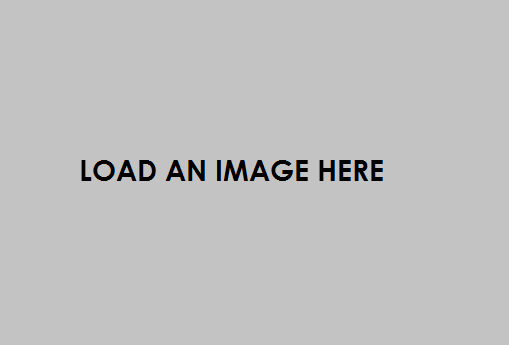
%> input picture dft.png, 509 x 345 px
$ octave --eval "result = use_canny('dft.png');"   (GNU Octave 9; MATLAB toolbox functions it lacks are replaced by stand-ins)
%> lines starting %> are read from the running program, lines starting %| are printed output that depends on the picture; in (x1, y1, x2, y2) boxes, pixels count from 0 and x2, y2 are one past the last pixel; in counts of white or black regions, pixels touching at a corner belong together; the program's own positions count from 1
%> in use_canny, img is the input picture: size 345x509x3 uint8; mean R, G, B 192, 192, 191.9
### canny.m
function sFinal = canny(img, mLow, mHigh, sig)
%> called with mLow = 1, mHigh = 0.5, sig = 2.5
% Canny edge detector
%%%%%%%%%%%%%%%%%%%%%%%%%%%%%%%%%%%%%%%%%%%%%%%%%%%%%%%%%%%%%%%%%%%%%%%%%%%%%%%%%%%%%%%
% function  [sFinal, thresh] =canny(img, mLow, mHigh, sig)
% Applies the canny edge detection algo to the given image
%  img  : the given image (matrix) in color or B/W
%  mLow : the threshold is set adaptively: low_threshold = mLow* mean_intensity(im_gradient)
%  mHigh: the threshol is set adaptively: high_threshold= mHigh*low_threshold
%  sig  : the value of sigma for the derivative of gaussian operator
%
% The default values for (sig, mLow, mHigh) are (1, 0.5, 2.5)
% The function displays the image and also returns:
%  sFinal       : the final (B/W) image with edges
%  thresh       :  =[lowT, highT] the actual low and high thresholds used
%
%%%%%%%%%%%%%%%%%%%%%%%%%%%%%%%%%%%%%%%%%%%%%%%%%%%%%%%%%%%%%%%%%%%%%%%%%%%%%%%%%%%%%%%%

%%%%%%%%%%%%%%%%%%%%%%%%%%%%%%%%%%%%%%%%%%%%%%%%%%%%%%%%%%%%%%%%%%%%%%%%%%%%%%%%%%%%%%%%
% CS223b HW# 1a: Canny Edge Detector
% Rohit Singh & Mitul Saha:  {rohitsi, mitul}@stanford.edu
%
% Good parameters:
%     elephant.jpg :  canny(eim,  1.5, 2.6, 1)
%     macbeth.jpg  :  canny(mim, .1, 9, 2); recognises 21 of 24 squares
%     hecface.jpg  :  canny(him, .6, 3, 1); or canny(him, .4,3.5,1);
%%%%%%%%%%%%%%%%%%%%%%%%%%%%%%%%%%%%%%%%%%%%%%%%%%%%%%%%%%%%%%%%%%%%%%%%%%%%%%%%%%%%%%%%

if (nargin < 1)
  error(' Need a NxNx3 or NxN image matrix');
elseif (nargin ==1)
  mLow = 0.5; mHigh = 2.5; sig = 1;
elseif (nargin == 2)
  mHigh = 2.5; sig = 1;
elseif (nargin == 3)
  sig = 1;
end


% [7 lines of commented-out code are left out]

origImage = img;

if (ndims(img)==3)
  img =double(rgb2gray(img));
%> img: size 345x509 double
end

%smoothen ??
%G = gauss(sig);
%img = conv2(img, G'*G,'same');

%CONVOLUTION WITH DERIVATIVE OF GAUSSIAN

dG=dgauss(sig);

[dummy, filterLen] = size(dG);
offset = (filterLen-1)/2;

sy = conv2(img, dG ,'same');
sx = conv2(img, dG','same');

[m, n]=size(img);
%> m = 345; n = 509

% crop off the boundary parts...the places where the convolution was partial
sx = sx(offset+1:m-offset, offset+1:n-offset);
%> sx: size 329x493 double
sy = sy(offset+1:m-offset, offset+1:n-offset);
%> sy: size 329x493 double

% norm of gradient
sNorm = sqrt( sx.^2 + sy.^2 );

% direction of gradient
sAngle = atan2( sy, sx) * (180.0/pi);
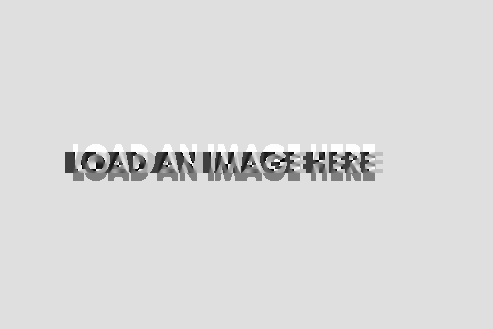
%> sAngle: size 329x493 double; min -179.7, max 180, mean 128.6; drawn with min black and max white

% handle divide by zero....
sx(sx==0) = 1e-10;
%> sx: size 329x493 double; min -30.63, max 30.63, mean 0; mean of the top-left, top-right, bottom-left and bottom-right quarters -0.3, -0.3, 0.3, 0.3
sSlope = abs(sy ./ sx);

sAorig = sAngle;

%for us, x and x-pi are the same....
y = sAngle < 0;
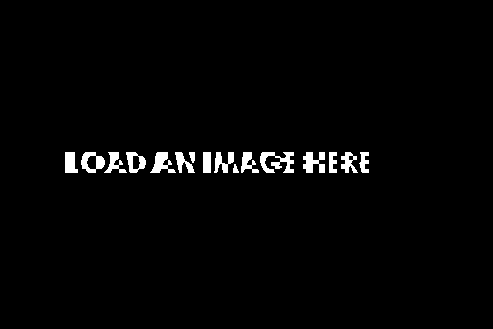
%> y: size 329x493 logical; 2% white; 16 white regions, largest, box (x1, y1, x2, y2) and area: (260, 152, 294, 173) 398, (303, 152, 325, 173) 300, (150, 152, 176, 173) 282
sAngle = sAngle + 180*y;
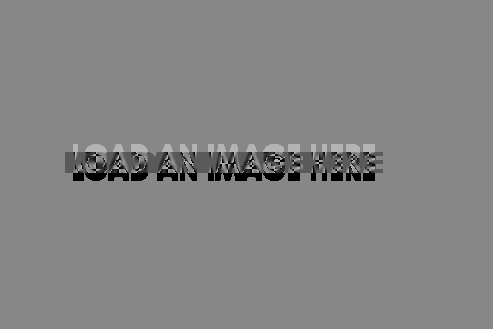
%> sAngle: size 329x493 double; min 4.15e-15, max 180, mean 132.2

% bin the angles into 4 principal directions
% 0-45 45-90 90-135 135-180

binDist =    [-inf 45 90 135 inf];

[dummy, b] = histc(sAngle,binDist);

sDiscreteAngles = b;
[m,n] = size(sDiscreteAngles);
%> m = 329; n = 493

% each pixel is set to either 1,2,3 or 4
% set the boundary pixels to 0, so we don't count them in analysis...
sDiscreteAngles(1,:) = 0;
%> sDiscreteAngles: size 329x493 double; min 0, max 4, mean 3.9
sDiscreteAngles(end,:)=0;
%> sDiscreteAngles: size 329x493 double; min 0, max 4, mean 3.88
sDiscreteAngles(:,1) = 0;
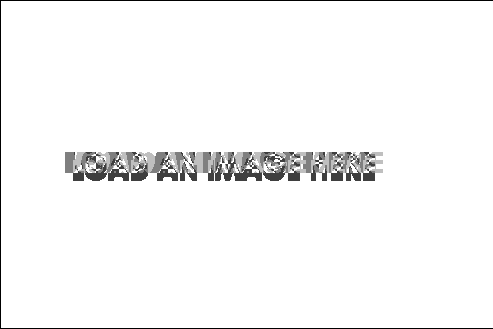
%> sDiscreteAngles: size 329x493 double; min 0, max 4, mean 3.88; mean of the top-left, top-right, bottom-left and bottom-right quarters 3.88, 3.91, 3.83, 3.88; drawn with min black and max white
sDiscreteAngles(:,end) = 0;
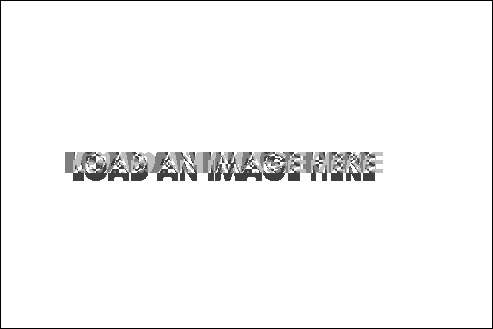
%> sDiscreteAngles: size 329x493 double; 0.2% of pixels changed, all inside (x1, y1, x2, y2) = (492, 1, 493, 328); drawn with min black and max white

sEdgepoints = zeros(m,n);

sFinal = sEdgepoints;

lowT  = mLow * mean(sNorm(:));
%> lowT = 0.891
highT = mHigh * lowT;
%> highT = 0.445


% NON-MAXIMAL SUPPRESSION

% for each kind of direction, interpolate.... and see if the current point is
% is the local maximum in that direction

%in the following comments, assume that we are currently at (0,0) and
%we have to interpolate from the 8 surrounding pixels, also, we are
%using MATLAB's single index feature...

%gradient direction: 0-45 i.e. gradDir =1
gradDir = 1;
indxs = find(sDiscreteAngles == gradDir);
%> indxs = 2670 values from 24191 to 123227
slp = sSlope(indxs);
%> slp = 2670 values, max 1 at index 290, min 7.25e-17 at index 12, mean 0.189

% interpolate between (1,1) and (1,0)
% gDiff1 = Gy/Gx*(magtd(0,0) - magtd(1,1)) + (1- Gy/Gx)*(magtd(0,0)-magtd(1,0))
gDiff1 = slp.*(sNorm(indxs)-sNorm(indxs+m+1)) + (1-slp).*(sNorm(indxs)-sNorm(indxs+1));
%> gDiff1 = 2670 values, max 31.69 at index 710, min -27.38 at index 1798, mean 2.63

% interpolate between (-1,-1) and (-1,0)
% gDiff2 = Gy/Gx*(magtd(0,0) - magtd(-1,-1)) +  (1- Gy/Gx)*(magtd(0,0)-magtd(-1,0))
gDiff2 = slp.*(sNorm(indxs)-sNorm(indxs-m-1)) + (1-slp).*(sNorm(indxs)-sNorm(indxs-1));
%> gDiff2 = 2670 values, max 28.53 at index 1733, min -27 at index 146, mean -1.83

okIndxs = indxs( gDiff1 >=0 & gDiff2 >= 0);
%> okIndxs = 339 values from 24499 to 122233
sEdgepoints(okIndxs) = 1;
%> sEdgepoints: size 329x493 double; values 0 (black) and 1 (white), 0.21% white in thin lines or dots, all inside (x1, y1, x2, y2) = (74, 152, 372, 176)


%gradient direction: 45-90 i.e. gradDir =2
gradDir = 2;
indxs = find(sDiscreteAngles == gradDir);
%> indxs = 2259 values from 21538 to 123219
invSlp = 1 ./ sSlope(indxs);
%> invSlp = 2259 values, max 1 at index 1468, min 7.77e-17 at index 513, mean 0.243

% interpolate between (1,1) and (0,1)
% gDiff1 = (Gx/Gy)*(magtd(0,0) - magtd(1,1)) + (1- Gx/Gy)*(magtd(0,0)-magtd(0,1))
gDiff1 =   invSlp.*(sNorm(indxs)-sNorm(indxs+m+1)) + (1-invSlp).*(sNorm(indxs)-sNorm(indxs+m));
%> gDiff1 = 2259 values, max 29.34 at index 1473, min -28.36 at index 336, mean -1.77

% interpolate between (-1,-1) and (0,-1)
% gDiff2 = (Gx/Gy)*(magtd(0,0) - magtd(-1,-1)) + (1- Gx/Gy)*(magtd(0,0)-magtd(0,-1))
gDiff2 =   invSlp.*(sNorm(indxs)-sNorm(indxs-m-1)) + (1-invSlp).*(sNorm(indxs)-sNorm(indxs-m));
%> gDiff2 = 2259 values, max 36.62 at index 609, min -25.1 at index 350, mean 2.59

okIndxs = indxs( gDiff1 >=0 & gDiff2 >= 0);
%> okIndxs = 353 values from 23843 to 123219
sEdgepoints(okIndxs) = 1;


%gradient direction: 90-135 i.e. gradDir =3
gradDir = 3;
indxs = find(sDiscreteAngles == gradDir);
%> indxs = 2232 values from 24178 to 125851
invSlp = 1 ./ sSlope(indxs);
%> invSlp = 2232 values, max 0.999 at index 502, min 1.74e-18 at index 1003, mean 0.26

% interpolate between (-1,1) and (0,1)
% gDiff1 = (Gx/Gy)*(magtd(0,0) - magtd(-1,1)) + (1- Gx/Gy)*(magtd(0,0)-magtd(0,1))
gDiff1 =   invSlp.*(sNorm(indxs)-sNorm(indxs+m-1)) + (1-invSlp).*(sNorm(indxs)-sNorm(indxs+m));
%> gDiff1 = 2232 values, max 31.87 at index 1399, min -31.01 at index 495, mean 2.37

% interpolate between (1,-1) and (0,-1)
% gDiff2 = (Gx/Gy)*(magtd(0,0) - magtd(1,-1)) + (1- Gx/Gy)*(magtd(0,0)-magtd(0,-1))
gDiff2 =   invSlp.*(sNorm(indxs)-sNorm(indxs-m+1)) + (1-invSlp).*(sNorm(indxs)-sNorm(indxs-m));
%> gDiff2 = 2232 values, max 31.97 at index 1410, min -27.16 at index 1681, mean -1.55

okIndxs = indxs( gDiff1 >=0 & gDiff2 >= 0);
%> okIndxs = 361 values from 24187 to 123217
sEdgepoints(okIndxs) = 1;
%> sEdgepoints: size 329x493 double; values 0 (black) and 1 (white), 0.65% white in thin lines or dots, all inside (x1, y1, x2, y2) = (72, 152, 375, 176)


%gradient direction: 135-180 i.e. gradDir =4
gradDir = 4;
indxs = find(sDiscreteAngles == gradDir);
%> indxs = 153396 values from 331 to 161867
slp = sSlope(indxs);

% interpolate between (-1,1) and (-1,0)
% gDiff1 = Gy/Gx*(magtd(0,0) - magtd(-1,1)) + (1- Gy/Gx)*(magtd(0,0)-magtd(-1,0))
gDiff1 = slp.*(sNorm(indxs)-sNorm(indxs+m-1)) + (1-slp).*(sNorm(indxs)-sNorm(indxs-1));

% interpolate between (1,-1) and (1,0)
% gDiff2 = Gy/Gx*(magtd(0,0)-magtd(1,-1)) +  (1- Gy/Gx)*(magtd(0,0)-magtd(1,0))
gDiff2 = slp.*(sNorm(indxs)-sNorm(indxs-m+1)) + (1-slp).*(sNorm(indxs)-sNorm(indxs+1));

okIndxs = indxs( gDiff1 >=0 & gDiff2 >= 0);
sEdgepoints(okIndxs) = 1;
%> sEdgepoints: size 329x493 double; values 0 (black) and 1 (white), 93.2% white; 2 black regions, box (x1, y1, x2, y2) and area: (64, 143, 384, 182) 9326, (0, 0, 493, 329) 1640


%HYSTERESIS PART...

sEdgepoints = sEdgepoints*0.6;
x = find(sEdgepoints > 0 & sNorm < lowT);
%> x = 149822 values from 331 to 161867
sEdgepoints(x)=0;
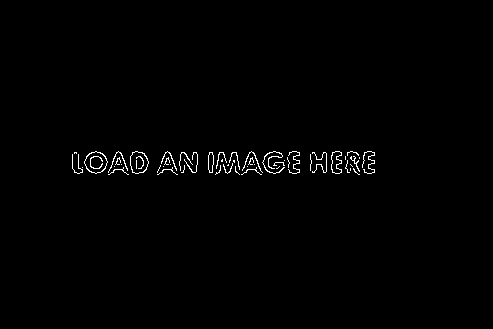
%> sEdgepoints: size 329x493 double; values 0 (black) and 0.6 (white), 0.87% white in thin lines or dots, all inside (x1, y1, x2, y2) = (72, 151, 375, 175)
x = find(sEdgepoints > 0 & sNorm  >= highT);
%> x = 1409 values from 23843 to 123219
sEdgepoints(x)=1;
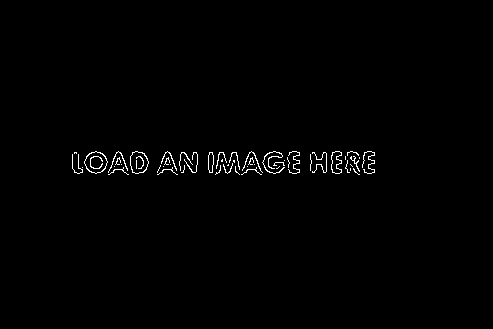
%> sEdgepoints: size 329x493 double; values 0 (black) and 1 (white), 0.87% white in thin lines or dots, all inside (x1, y1, x2, y2) = (72, 151, 375, 175)

%sFinal(sEdgepoints>0)=1;

%at this point, if
%    sNorm(pixel) > lowT then sEdgepoints(pixel)=0
%    highT > sNorm(pixel) > lowT then sEdgepoints(pixel)=0.6
%    sNorm(pixel) > highT then sEdgepoints(pixel)=1

% the idea is this: along the neighbouring pixels in that direction
% add 0.4...so all points that were 0.6 will become 1.0
% see if the number of 1's has changed...
% keep doing while number of 1's doesn't change

oldx = [];
x = find(sEdgepoints==1);
while (size(oldx,1) ~= size(x,1))
  oldx = x;
  v = [x+m+1, x+m, x+m-1, x-1, x-m-1, x-m, x-m+1, x+1];
  sEdgepoints(v) = 0.4 + sEdgepoints(v);
  y = find(sEdgepoints==0.4);
  sEdgepoints(y) = 0;
  y = find(sEdgepoints>=1);
  sEdgepoints(y)=1;
  x = find(sEdgepoints==1);
end
%> this loop made 1 pass

x = find(sEdgepoints==1);

sFinal(x)=1;

### dgauss.m
function dG = dgauss(sig)

x = floor(-3*sig):ceil(3*sig);
G = exp(-0.5*x.^2/sig^2);
G = G/sum(G);
dG = -x.*G/sig^2;

### use_canny.m
function out = use_canny(imgpath)
img  =  imread(imgpath);
cannyImg = canny(img,1,0.5,2.5);
out = cannyImg;
